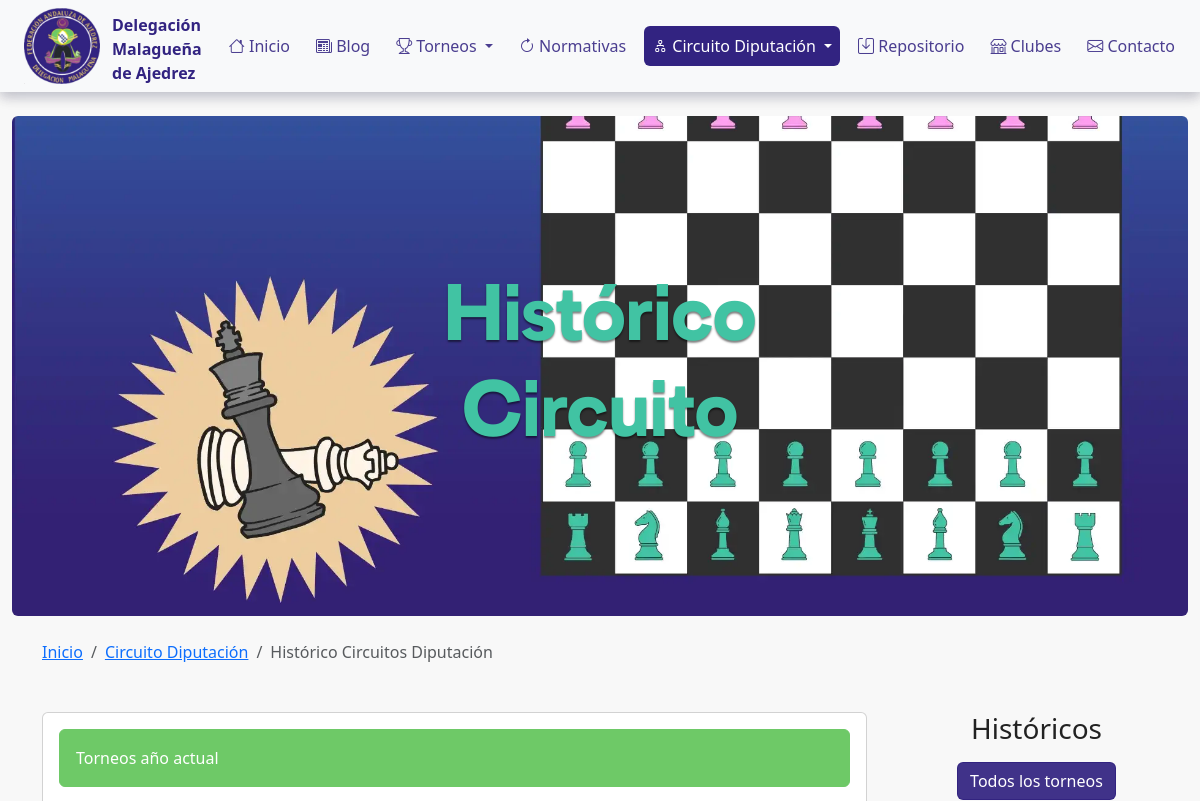
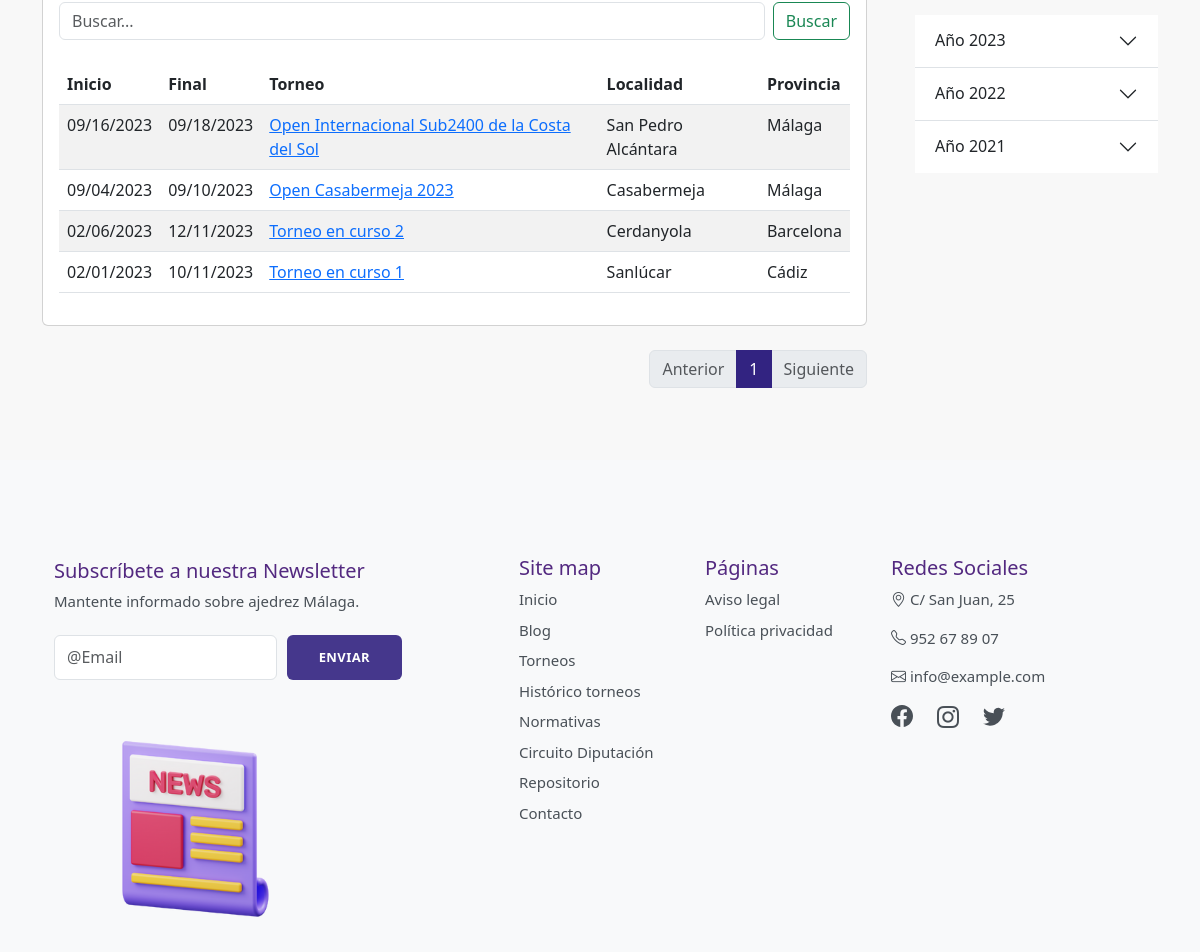
The page /circuito-diputacion/historico-torneos/ on the database its author committed (2 pictures, top to bottom).
### circuitos/models.py (models this page shows, shortened)
class TorneoDiputacion(models.Model):
    title = models.CharField('título', max_length=200)
    slug = models.SlugField(max_length=250, unique_for_date='publish')
    file_pdf = models.FileField('bases', upload_to='pdf/%Y/%m/%d/', storage=RawMediaCloudinaryStorage())
    body = RichTextUploadingField('contenido', blank=True)
    image = models.ImageField('imagen', upload_to='torneos', blank=True)
    quantity = models.PositiveIntegerField('aforo')
    start = models.DateTimeField('inicio', default=timezone.now)
    finish = models.DateTimeField('final', default=timezone.now)
    end_registration = models.DateTimeField(
        'fin de inscripción', default=timezone.now
    )  # tiene que ser campo obligatorio
    publish = models.DateTimeField('fecha de publicación', default=timezone.now)
    created = models.DateTimeField('fecha de creación', auto_now_add=True)
    updated = models.DateTimeField('fecha de edición', auto_now=True)
    location = models.CharField('localidad', max_length=200)
    province = models.CharField('provincia', max_length=200)
    registre = RichTextUploadingField('registrarse', blank=True)
    inscribed = models.URLField('inscritos', blank=True)
    has_category = models.BooleanField('hay categorías', default=False)
    class Meta:
        ordering = ['-start']
        verbose_name_plural = 'torneos diputación'
    def get_absolute_url(self):
        return reverse(
            "circuitos:circuito-detail",
            args=[self.publish.year, self.publish.month, self.publish.day, self.slug],
        )

### page/models.py (models this page shows, shortened)
class Page(models.Model):
    title = models.CharField('titulo', max_length=100)
    content = RichTextUploadingField('contenido')
    created = models.DateTimeField('fecha de creación', auto_now_add=True)
    updated = models.DateTimeField('fecha de edición', auto_now=True)
    class Meta:
        ordering = ['title']
        verbose_name = 'página'
        verbose_name_plural = 'páginas'

### circuitos/views.py (the view, shortened to what this page needs)
def historico_torneos_diputacion(request, year=None, month=None, all_tournaments=None):
    year_month_tournaments = False
    get_all_tournaments = False
    qs = False
    formatted_date = ''
    before_last_year = str(int(timezone.now().strftime("%Y")) - 2)
    last_year = str(int(timezone.now().strftime("%Y")) - 1)
    current_year = timezone.now().strftime("%Y")
    form_search = SearchForm()
    object_list = TorneoDiputacion.objects.filter(start__year=current_year)
    if all_tournaments:
        object_list = TorneoDiputacion.objects.all()
        get_all_tournaments = True
    paginator = Paginator(object_list, 10)  # torneos(objects) in each page
    page = request.GET.get("page")
    try:
        torneos = paginator.page(page)  # todos los objetos de una página
    except PageNotAnInteger:
        torneos = paginator.page(1)
    except EmptyPage:
        torneos = paginator.page(paginator.num_pages)
    return render(
        request,
        "circuitos/historico_circuitos_nuevo.html",
        {
            "torneos": torneos,
            'current_year': current_year,
            'last_year': last_year,
            'before_last_year': before_last_year,
            'year_month_tournaments': year_month_tournaments,
            'qs': qs,
            'formatted_date': formatted_date,
            'get_all_tournaments': get_all_tournaments,
            'form': form_search
        },
    )

### circuitos/templates/circuitos/historico_circuitos_nuevo.html (shortened to what this page needs)
{% extends "core/base.html" %}
{% load static %}
{% block csspage %}
<link rel="stylesheet" href="{% static 'circuitos/css/historico_circuito.css' %}" />{% endblock csspage %}
{% block carrusel %}<div class="container-fluid">
  <div class="col position-relative">
    <div class="p-4 p-md-5 mt-4 mb-4 text-white rounded hero-historico">
        <div class="col-md-6 px-0">
          <h1 class="display-1 fprimer position-absolute start-50 translate-middle-x text-center">
            Histórico Circuito
          </h1>
        </div>
    </div>
  </div>
</div>{% endblock carrusel %}
{% block breadcrumb %}
<div class="container my-4">
  <nav aria-label="breadcrumb">
    <ol class="breadcrumb">
      <li class="breadcrumb-item"><a href="{% url 'torneo:inicio' %}">Inicio</a></li>
      <li class="breadcrumb-item"><a href="{% url 'circuitos:new_tournaments' %}">Circuito Diputación</a></li>
      {% if not qs and not get_all_tournaments %}
      <li class="breadcrumb-item active" aria-current="page">Histórico Circuitos Diputación</li>
      {% elif not qs and get_all_tournaments %}
      <li class="breadcrumb-item"><a href="{% url 'circuitos:historico-torneos-diputacion' %}">Histórico Circuito Diputación</a></li>
      <li class="breadcrumb-item active" aria-current="page">Todos los Torneos</li>
      {% else %}
      <li class="breadcrumb-item"><a href="{% url 'circuitos:historico-torneos-diputacion' %}">Histórico Circuito Diputación</a></li>
      <li class="breadcrumb-item active" aria-current="page">{{ formatted_date|title }}</li>
      {% endif %}
    </ol>
  </nav>
</div>{% endblock breadcrumb %}
{% block main %}
<section class="container mt-5">
  <div class="row g-5">
    <div class="col-md-9">
      <div class="card">
        <div class="card-body">
          {% if get_all_tournaments %}
          <div class="alert alert-finalizado" role="alert">
            Todos los torneos
          </div>
          {% else %}
          <div class="alert {% if not qs %}alert-nuevo{% else %}alert-finalizado{% endif %}" role="alert">
            {% if not qs %}Torneos año actual{% else %}Torneos {{ formatted_date|title }}{% endif %}
          </div>
          {% endif %}
          <form action="{% url 'circuitos:circuito_search' %}" method="GET" class="d-flex mb-4">
            {{ form.query }}
            <button class="btn btn-outline-success" type="submit">Buscar</button>
          </form>
          <div class="row">
            <div class="table-responsive">
              <table class="table table-striped">
                <thead>
                  <tr>
                    <th>Inicio</th>
                    <th>Final</th>
                    <th>Torneo</th>
                    <th>Localidad</th>
                    <th>Provincia</th>
                  </tr>
                </thead>
                <tbody>
                  {% for torneo in torneos %}
                  <tr>
                    <td>{{ torneo.start|date:"SHORT_DATE_FORMAT" }}</td>
                    <td>{{ torneo.finish|date:"SHORT_DATE_FORMAT" }}</td>
                    <td><a href="{{ torneo.get_absolute_url }}">{{ torneo.title }}</a></td>
                    <td>{{ torneo.location }}</td>
                    <td>{{ torneo.province }}</td>
                  </tr>
                  {% endfor %}
                </tbody>
              </table>
            </div>
          </div>
        </div>
      </div>
      {% if torneos %}{% include "circuitos/pagination.html" with page=torneos %}{% endif %}
    </div>
    <div class="col-md-3">
      <div class="position-sticky" style="top: 8rem;">
        <h3 class="text-center">Históricos</h3>
        <div class="text-center my-3">
          <a class="btn btn-chess" href="{% url 'circuitos:todo-historico' 'todos los torneos'|slugify %}"
            role="button">Todos los torneos
          </a>
        </div>
        <div class="accordion accordion-flush" id="accordionFlushExample">
          <div class="accordion-item">
            <h2 class="accordion-header" id="flush-headingOne">
              <button class="accordion-button collapsed" type="button" data-bs-toggle="collapse"
                data-bs-target="#flush-collapseOne" aria-expanded="false" aria-controls="flush-collapseOne">
                Año {{ current_year }}
              </button>
            </h2>
          </div>
          <div class="accordion-item">
            <h2 class="accordion-header" id="flush-headingTwo">
              <button class="accordion-button collapsed" type="button" data-bs-toggle="collapse"
                data-bs-target="#flush-collapseTwo" aria-expanded="false" aria-controls="flush-collapseTwo">
                Año {{ last_year }}
              </button>
            </h2>
          </div>
          <div class="accordion-item">
            <h2 class="accordion-header" id="flush-headingThree">
              <button class="accordion-button collapsed" type="button" data-bs-toggle="collapse"
                data-bs-target="#flush-collapseThree" aria-expanded="false" aria-controls="flush-collapseThree">
                Año {{ before_last_year }}
              </button>
            </h2>
          </div>
        </div>
      </div>
    </div>
  </div>
</section>{% endblock main %}

### core/templates/core/base.html (shortened to what this page needs)
<!DOCTYPE html>
<html lang="es">
  {% load static %}
  <head>
    <link rel="stylesheet" href="{% static 'core/css/bootstrap.min.css' %}" />
    <link rel="stylesheet" href="https://cdn.jsdelivr.net/npm/bootstrap-icons@1.10.3/font/bootstrap-icons.css">
    <link rel="stylesheet" href="{% static 'core/css/main.css' %}" />
    {% block csspage %}{% endblock csspage %}
  </head>
  <body>
    <header class="sticky-top shadow-sm">
      <nav class="navbar navbar-expand-xl navbar-light bg-light">
        <div class="container-fluid gap">
          <a class="navbar-brand" href="{% url 'torneo:inicio' %}"></a>
          <div class="collapse navbar-collapse" id="navbarSupportedContent">
            <ul class="navbar-nav mb-2 mb-lg-0">
              <li class="nav-item">
                <a class="nav-link {% if request.path == '/' %}active{% endif %}" href="{% url 'torneo:inicio' %}"><i class="bi bi-house"></i> Inicio</a>
              </li>
              <li class="nav-item">
                <a class="nav-link {% if request.path|slice:":6" == '/blog/' %}active{% endif %}" href="{% url 'blog:post-list' %}"><i class="bi bi-newspaper"></i> Blog</a>
              </li>
              <li class="nav-item dropdown">
                <a
                  class="nav-link dropdown-toggle {% if request.path|slice:":9" == '/torneos/' %}active{% endif %}"
                  aria-current="page"
                  href="{% url 'torneo:agenda' %}"
                  id="navbarDropdown"
                  role="button"
                  data-bs-toggle="dropdown"
                  aria-expanded="false"
                >
                  <i class="bi bi-trophy"></i> Torneos
                </a>
              </li>
              <li class="nav-item">
                <a class="nav-link {% if request.path|slice:":12" == '/normativas/' %}active{% endif %}" href="{% url 'normativa:circulares' %}" tabindex="-1" aria-disabled="true"
                  ><i class="bi bi-arrow-clockwise"></i> Normativas</a
                >
              </li>
              <li class="nav-item dropdown">
                <a class="nav-link dropdown-toggle {% if request.path|slice:":21" == '/circuito-diputacion/' %}active{% endif %}"
                  aria-current="page"
                  href="{% url 'circuitos:new_tournaments' %}"
                  id="navbarDropdown"
                  role="button"
                  data-bs-toggle="dropdown"
                  aria-expanded="false"
                  >
                  <i class="bi bi-diagram-2"></i> Circuito Diputación
                </a>
              </li>
              <li class="nav-item">
                <a class="nav-link" href="#"><i class="bi bi-save"></i> Repositorio</a>
              </li>
              <li class="nav-item">
                <a class="nav-link {% if request.path|slice:":19" == '/clubes-de-ajedrez/' %}active{% endif %}" href="{% url 'escuelas:schools' %}"><i class="bi bi-shop"></i> Clubes</a>
              </li>
              <li class="nav-item">
                <a class="nav-link {% if request.path|slice:":10" == '/contacto/' %}active{% endif %}" href="{% url 'contacto:contact' %}"><i class="bi bi-envelope"></i> Contacto</a>
              </li>
            </ul>
          </div>
        </div>
      </nav>
    </header>
    {% block carrusel %}{% endblock carrusel %}
    {% block breadcrumb %}{% endblock breadcrumb %}
    {% block main %}{% endblock main %}
    <footer class="bd-footer py-4 py-md-5 mt-5 bg-light">
      <div class="container py-4 py-md-5 px-4">
        <div class="row">
          <div class="col-lg-4 mb-5">
            <p class="fs-5 mb-1 text-purple">Subscríbete a nuestra Newsletter</p>
            <div class="newsletter-subscribe">
              <div class="intro">
                <p>Mantente informado sobre ajedrez Málaga.</p>
              </div>
              <form class="d-flex">
                <input class="form-control" type="email" name="email" placeholder="@Email">
                <button class="btn btn-primary" type="button">Enviar</button>
              </form>
            </div>
          </div>
          <div class="col-6 col-lg-2 offset-lg-1 mb-3">
            <h5 class="text-purple">Site map</h5>
            <ul class="list-unstyled">
              <li class="mb-2"><a href="#">Inicio</a></li>
              <li class="mb-2"><a href="#">Blog</a></li>
              <li class="mb-2"><a href="#">Torneos</a></li>
              <li class="mb-2"><a href="#">Histórico torneos</a></li>
              <li class="mb-2"><a href="#">Normativas</a></li>
              <li class="mb-2"><a href="#">Circuito Diputación</a></li>
              <li class="mb-2"><a href="#">Repositorio</a></li>
              <li class="mb-2"><a href="#">Contacto</a></li>
            </ul>
          </div>
          <div class="col-6 col-lg-2 mb-3">
            <h5 class="text-purple">Páginas</h5>
            <ul class="list-unstyled">
              {% load pages_extras %}
              {% get_page_list as page_list %}
              {% for page in page_list %}
              <li class="mb-2">
                <a href="{% url 'pagina:page' page.id page.title|slugify %}" rel="nofollow">{{ page.title }}</a>
              </li>
              {% endfor %}
            </ul>
          </div>
          <div class="col-6 col-lg-3 mb-3">
            <h5 class="text-purple">Redes Sociales</h5>
            <p><i class="bi bi-geo-alt"></i> C/ San Juan, 25</p>
            <p><i class="bi bi-telephone"></i> 952 67 89 07</p>
            <p><i class="bi bi-envelope"></i> info@example.com</p>
            <ul class="list-unstyled d-flex redes-sociales">
              <li class="me-4">
                <a href="#">
                </a>
              </li>
              <li class="me-4">
                <a href="#"><i class="bi bi-instagram"></i></a>
              </li>
              <li class="me-4">
                <a href="#">
                </a>
              </li>
            </ul>
          </div>
        </div>
      </div>
    </footer>
  </body>
</html>

### rows shown on the page
TorneoDiputacion: start "09/16/2023", finish "09/18/2023", title "Open Internacional Sub2400 de la Costa del Sol", location "San Pedro Alcántara", province "Málaga"
TorneoDiputacion: start "09/04/2023", finish "09/10/2023", title "Open Casabermeja 2023", location "Casabermeja", province "Málaga"
TorneoDiputacion: start "02/06/2023", finish "12/11/2023", title "Torneo en curso 2", location "Cerdanyola", province "Barcelona"
TorneoDiputacion: start "02/01/2023", finish "10/11/2023", title "Torneo en curso 1", location "Sanlúcar", province "Cádiz"
Page: title "Aviso legal"
Page: title "Política privacidad"

### other values the page prints
{{ i }} "1"
{{ last_year }} "2022"
{{ before_last_year }} "2021"
